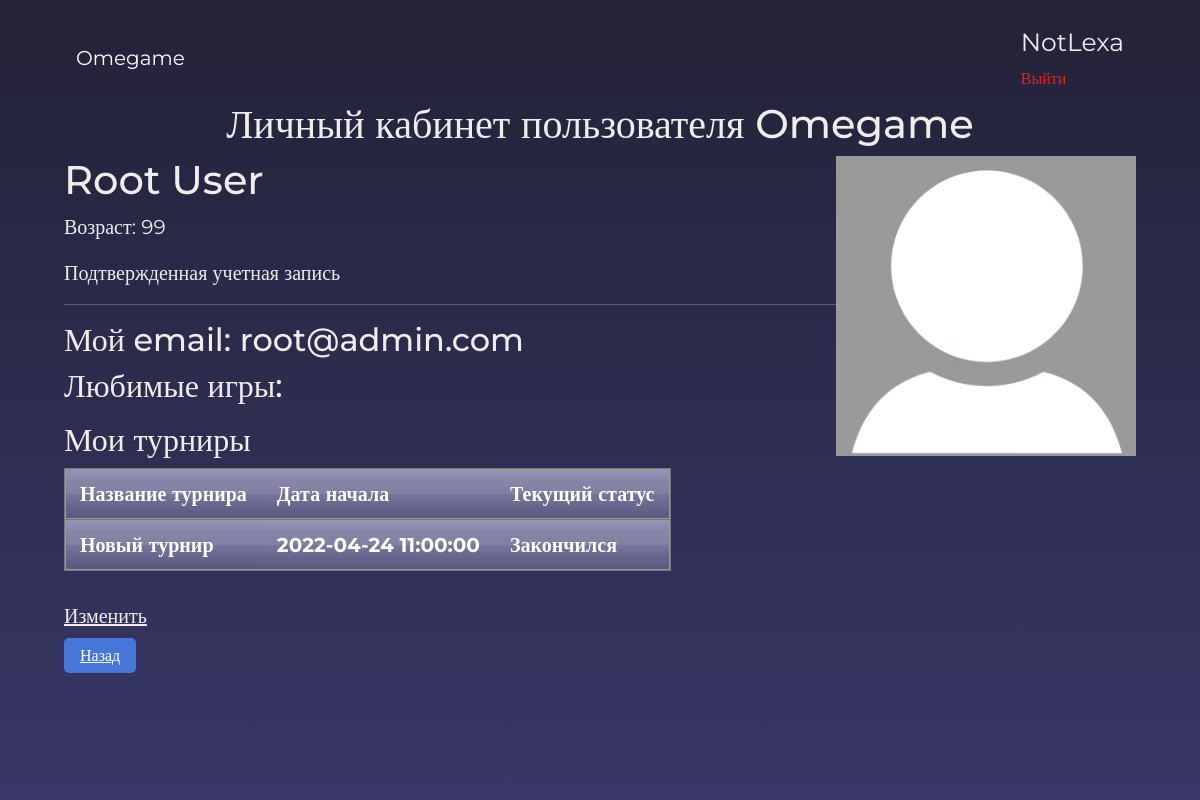
/user?id=1 (signed in), run on the app's committed database.
### data/users.py (models this page shows, shortened)
class User(SqlAlchemyBase, UserMixin):
    __tablename__ = 'users'
    id = sqlalchemy.Column(sqlalchemy.Integer, primary_key=True, autoincrement=True)
    nickname = sqlalchemy.Column(sqlalchemy.String, nullable=True)
    surname = sqlalchemy.Column(sqlalchemy.String, nullable=True)
    name = sqlalchemy.Column(sqlalchemy.String, nullable=True)
    age = sqlalchemy.Column(sqlalchemy.Integer, nullable=True)
    email = sqlalchemy.Column(sqlalchemy.String, index=True, unique=True, nullable=True)
    hashed_password = sqlalchemy.Column(sqlalchemy.String, nullable=True)
    modifed_date = sqlalchemy.Column(sqlalchemy.DateTime, default=datetime.datetime.now)
    level = sqlalchemy.Column(sqlalchemy.SmallInteger, default=0)
    favourite = sqlalchemy.Column(sqlalchemy.String, default='')
    confirm_code = sqlalchemy.Column(sqlalchemy.Integer, default=0)

### data/tournaments.py (models this page shows, shortened)
class Tournament(SqlAlchemyBase):
    __tablename__ = 'tournaments'
    id = sqlalchemy.Column(sqlalchemy.Integer, primary_key=True, autoincrement=True)
    name = sqlalchemy.Column(sqlalchemy.String, nullable=True)
    desc = sqlalchemy.Column(sqlalchemy.String, nullable=True)
    author = sqlalchemy.Column(sqlalchemy.Integer, nullable=True)
    contacts = sqlalchemy.Column(sqlalchemy.String, nullable=True)
    members = sqlalchemy.Column(sqlalchemy.String, default='')
    start = sqlalchemy.Column(sqlalchemy.DateTime, default=datetime.datetime.now())
    flags = sqlalchemy.Column(sqlalchemy.Integer, default=0) # см ./about_tournaments.md
    gameid = sqlalchemy.Column(sqlalchemy.Integer, default=0)

### main.py (the view, shortened to what this page needs)
@app.route('/user', methods=['GET', 'POST'])
def profile():
    id = int(request.args.get('id', 0))
    if not (1 <= id <= db_sess.query(sql_funcs.max(User.id)).first()[0]):
        return e404(NotFound)
    user = db_sess.query(User).filter(User.id == id).first()
    list_of_games = []
    new_result = db_sess.query(User).filter(User.id == id).first().favourite # если пользователь переходит со страницы игры
    tournaments = db_sess.query(Tournament).filter(Tournament.members.like(f'%{user.id}%')).all()
    for i in new_result.split(',')[:-1]:
        gameid = int(i)
        list_of_games.append([gameid, games[gameid]['name']])
    return render_template("user.html", name=user.name, surname=user.surname, email=user.email, age=user.age,
                           games=list_of_games, level_profile=user.level, tournaments=tournaments,
                           nickname=user.nickname)

### main.py (called while the page is built)
@login_manager.user_loader
def load_user(user_id):
    return db_sess.query(User).get(user_id)

### templates/user.html (shortened to what this page needs)
{% extends "ext.html" %}
{% block body %}
<div style="font-family: Montserrat">
    <div class="text-center">
        <h1>Личный кабинет пользователя {{ nickname }}</h1>
    </div>
    <img src="{{ url_for('static', filename='images/default_image.png') }}" align="right"
         width="300" height="300" alt="Фото профиля">
    <h1>{{ name }} {{ surname }}</h1>
    <p>Возраст: {{ age }}</p>
    {% if level_profile == 0 %}
        <a class="white" style="color: #d11" href="/is_your_email">Учетная запись не подтверждена</a>
    {% else %}
        <p>Подтвержденная учетная запись</p>
    {% endif %}
    <hr>
    <h2>Мой email: {{ email }}</h2>
    <h2>Любимые игры: </h2>
    <h2>Мои турниры</h2>
    <table class="table_blur">
        <tr>
            <th>Название турнира</th>
            <th>Дата начала</th>
            <th>Текущий статус</th>
        </tr>
        {% for i in tournaments %}
        <tr>
            <th>{{ i.name }}</th>
            <th>{{ i.start }}</th>
            {% if (i.flags % 2) == 1 %}
            <th>Закончился</th>
            {% else %}
            <th>Идет</th>
            {% endif %}
        {% endfor %}
        </tr>
    </table>
    {% if id != 0 %}
        <br>
        <a class="white" href="/profile_edit">Изменить</a>
    {% endif %}
    <form action="/">
        <a class="back_button" href="/">Назад</a>
    </form>
</div>
{% endblock %}

### templates/ext.html (shortened to what this page needs)
{% extends "base.html" %}
{% block header %}
    <div style="font-family: Montserrat">
        <nav class="navbar navbar-dark bg-transparent">
            <div class="container-fluid">
                <a class="navbar-brand" href="/">Omegame</a>
                {% if current_user.is_authenticated %}
                    <ul class="navbar-nav">
                        <li class="navbar-item">
                            <a class="white special" style="font-size: 125%; display: block; text-align: right"
                               href="/user?id={{ current_user.id }}">{{ current_user.nickname }}</a>
                            <a class="white special" style="color: #d22; font-size: 80%" href="/logout">Выйти</a>
                        </li>
                    </ul>
                {% endif %}
            </div>
        </nav>
    </div>
{% endblock %}

### static/css/all.css (style rules this page uses)
body { font-size: 125%; }
a.white, a.white:hover, a.white:visited, a.white:active { color: #eee; }
a.white.special, a.white.special:visited { text-decoration: none; }
.back_button { appearance: none; border: 0; border-radius: 5px; background: #4676D7; color: #fff; padding: 8px 16px; font-size: 16px; }
.table_blur { background: #f5ffff; border-collapse: collapse; text-align: left; }
.table_blur th { border-top: 1px solid #777777; border-bottom: 1px solid #777777; box-shadow: inset 0 1px 0 #999999, inset 0 -1px 0 #999999; background: linear-gradient(#9595b6, #5a567f); color: white; padding: 10px 15px; position: relative; }
.table_blur th:after { content: ""; display: block; position: absolute; left: 0; top: 25%; height: 25%; width: 100%; background: linear-gradient(rgba(255, 255, 255, 0), rgba(255,255,255,.08)); }
.table_blur tr:nth-child(odd) { background: #ebf3f9; }
.table_blur th:first-child { border-left: 1px solid #777777; border-bottom: 1px solid #777777; box-shadow: inset 1px 1px 0 #999999, inset 0 -1px 0 #999999; }
.table_blur th:last-child { border-right: 1px solid #777777; border-bottom: 1px solid #777777; box-shadow: inset -1px 1px 0 #999999, inset 0 -1px 0 #999999; }

### data on the page
User: nickname "NotLexa"
User: nickname "Omegame", name "Root", surname "User", email "root@admin.com"
Tournament: name "Новый турнир", start "2022-04-24 11:00:00", flags "Закончился"

### other printed values
{{ age }} "99"
